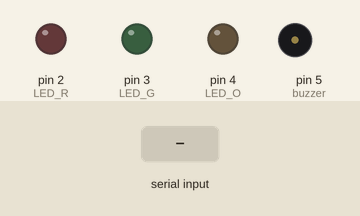
A sketch run on a simulated Arduino Uno, built with avr-gcc and run on an emulated ATmega328P. Parts: output pins drawn as LEDs (lit = HIGH), buzzer (waves = sounding). Dashed ring = blinking. Inputs (shaded band) come from the test bench.

Above: at 1.2 s.
1.3 s: "S" received over Serial
At 1.55 s:
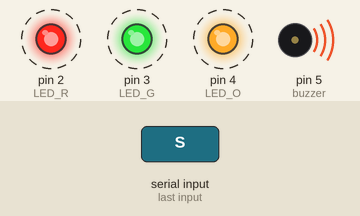
4.3 s: "W" received over Serial
At 5.8 s:
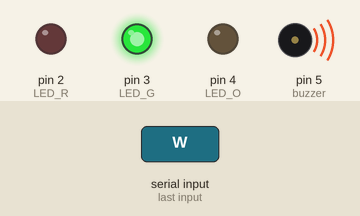
6.1 s: "M" received over Serial
At 6.26 s:
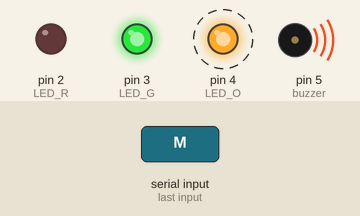
9.1 s: "F" received over Serial
At 10.3 s:
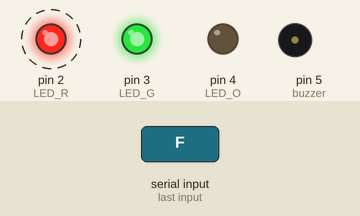
12.1 s: "T" received over Serial
At 13.2 s:
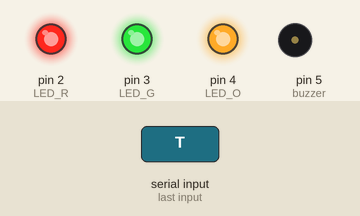
13.8 s: "C" received over Serial
At 14.06 s:
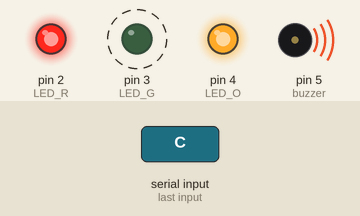
Timing chart, 0 to 17.8 s (numbered marks = the images above; inputs shaded):
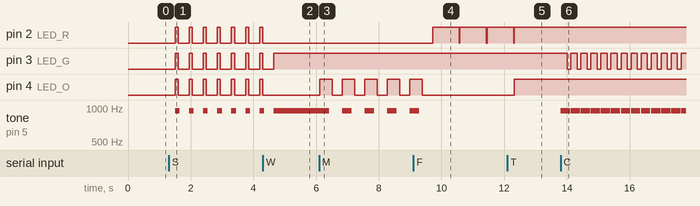

The sketch:

n3rdytesouro.ino
```cpp
char last_cmd = "-1";

//PINOS
int LED_R = 2;
int LED_G = 3;
int LED_O = 4;

int buzzer = 5;

int final_delay = 300;

void setup()
{
  Serial.begin(9600);
  pinMode(LED_R, OUTPUT);
  pinMode(LED_G, OUTPUT);
  pinMode(LED_O, OUTPUT);
  pinMode(buzzer, OUTPUT);

  // Desligar tudo
  digitalWrite(2, LOW);
  digitalWrite(3, LOW);
  digitalWrite(4, LOW);
}

void loop()
{
  while (Serial.available() > 0)
  {
    char command = Serial.read();
    last_cmd = command;
  }

  switch (last_cmd)
  {
    case 'D': //DISABLE ALL
      digitalWrite(LED_R, LOW);
      digitalWrite(LED_O, LOW);
      digitalWrite(LED_G, LOW);
      final_delay = 300;
      break;

    case 'W': //WIN
      final_delay = 20;
      digitalWrite(LED_G, HIGH);
      tone(buzzer, 950, 150);
      break;

    case 'S': //SO CLOSE
      digitalWrite(LED_R, HIGH);
      digitalWrite(LED_G, HIGH);
      digitalWrite(LED_O, HIGH);
      tone(buzzer, 950, 150);
      delay(100);
      digitalWrite(LED_R, LOW);
      digitalWrite(LED_O, LOW);
      digitalWrite(LED_G, LOW);
      delay(50);
      break;
    case 'C': //CLOSE
      digitalWrite(LED_G, HIGH);
      tone(buzzer, 950, 300);
      delay(200);
      digitalWrite(LED_G, LOW);
      delay(100);
      break;
    case 'M': //MEDIUM
      digitalWrite(LED_O, HIGH);
      tone(buzzer, 950, 300);
      delay(400);
      digitalWrite(LED_O, LOW);
      delay(300);
      break;

    case 'F': // FAR
      digitalWrite(LED_R, HIGH);
      delay(850);
      digitalWrite(LED_R, LOW);
      break;

    case 'T': //teste
      digitalWrite(LED_R, HIGH);
      digitalWrite(LED_O, HIGH);
      digitalWrite(LED_G, HIGH);
      break;
    case 'Z':
      digitalWrite(LED_R, HIGH);
      delay(500);
      digitalWrite(LED_R, LOW);
      delay(500);
      digitalWrite(LED_O, HIGH);
      delay(500);
      digitalWrite(LED_O, LOW);
      delay(500);
      digitalWrite(LED_G, HIGH);
      delay(500);
      digitalWrite(LED_G, LOW);
      delay(500);
      tone(buzzer, 950, 50);
      delay(500);
      last_cmd = '-1';
      break;

  }
  delay(final_delay);
}
```

Measured:
- after the input at 1.3 s, pin 2 (LED_R), pin 3 (LED_G), pin 4 (LED_O): alternates HIGH for 0.10 s and LOW for 0.35 s, starting after 0.20 s; tone on pin 5 (buzzer): alternates 950 Hz for 0.15 s and silent for 0.30 s, starting after 0.20 s
- after the input at 4.3 s, pin 2 (LED_R), pin 4 (LED_O): goes on until 4.3 s, then stays LOW; pin 3 (LED_G): goes on until 4.7 s, then stays HIGH; tone on pin 5 (buzzer): goes on until 4.7 s, then stays 950 Hz
- after the input at 6.1 s, pin 4 (LED_O): alternates HIGH for 0.40 s and LOW for 0.32 s, starting at once; tone on pin 5 (buzzer): alternates 950 Hz for 0.30 s and silent for 0.42 s, starting after 0.31 s
- after the input at 9.1 s, pin 2 (LED_R): alternates HIGH for 0.85 s and LOW for 0.02 s, starting after 0.61 s; pin 4 (LED_O): goes on until 9.4 s, then stays LOW; tone on pin 5 (buzzer): goes on until 9.3 s, then stays silent
- after the input at 12.1 s, pin 2 (LED_R): goes on until 12.3 s, then stays HIGH; pin 4 (LED_O): LOW → HIGH after 0.22 s
- after the input at 13.8 s, pin 3 (LED_G): alternates HIGH for 0.20 s and LOW for 0.12 s, starting after 0.21 s; tone on pin 5 (buzzer): alternates 950 Hz for 0.30 s and silent for 0.02 s, starting at once
